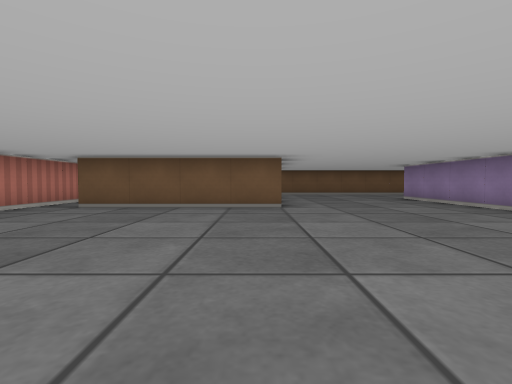
[1] (above)

17 first-person views from a walk through a cub3D maze. The camera is about half as high as the walls, tilts 2° down and sees 85° across. The floor is counted in squares. Each view is taken from the middle of a square. On the plan, view 1 faces up. The plan holds only what a view shows up to about 9 squares ahead; the rest is blank.

[2]
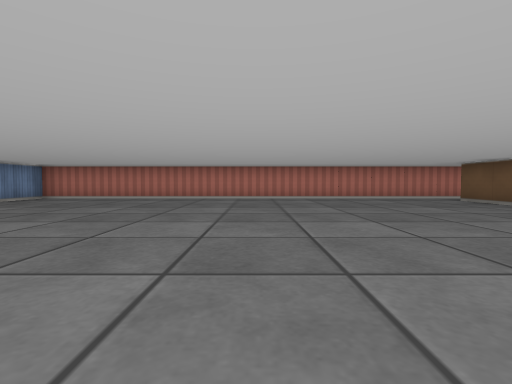

[3]
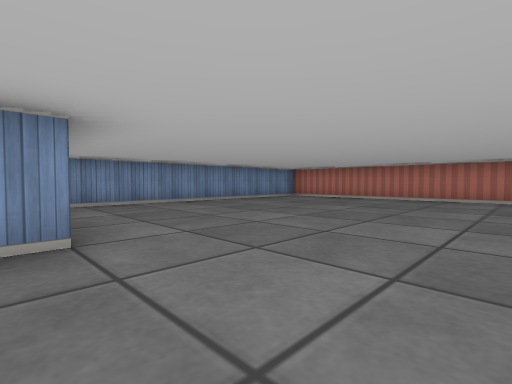

[4]
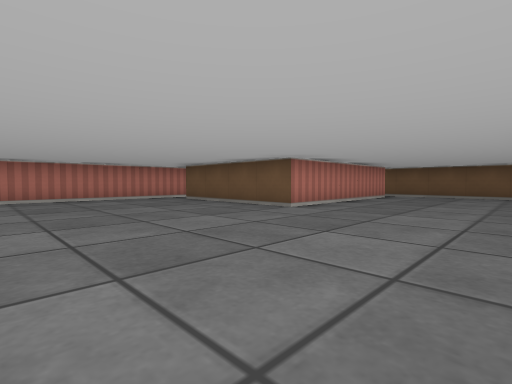

[5]
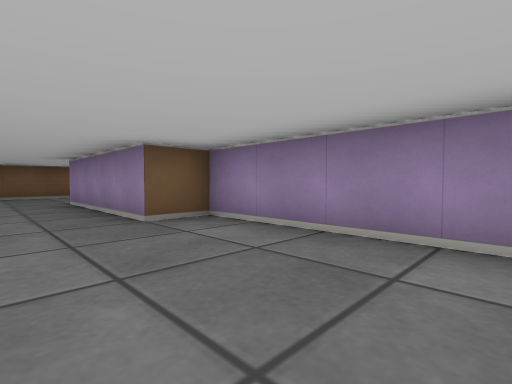

[6]
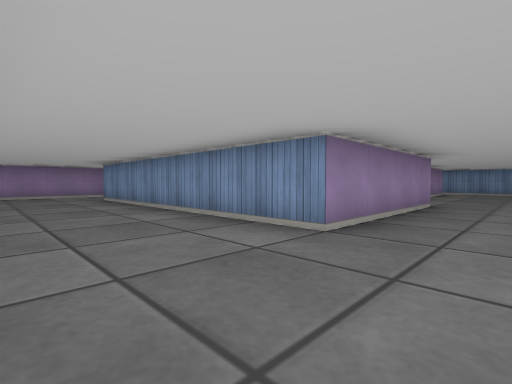

[7]
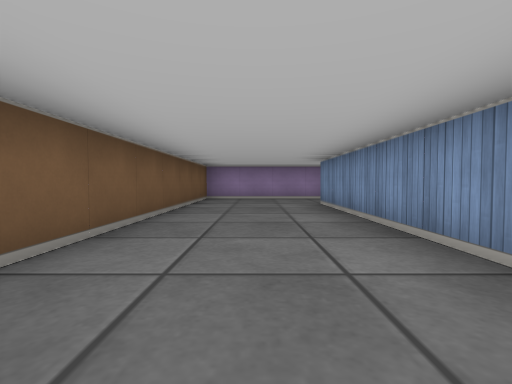

[8]
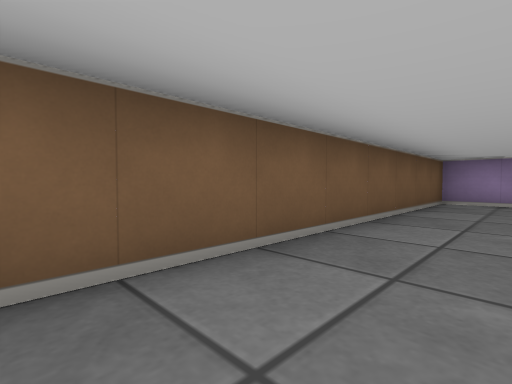

[9]
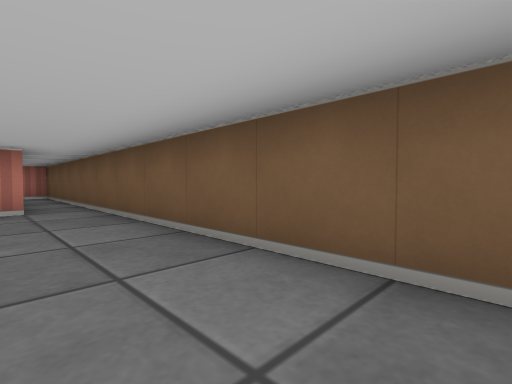

[10]
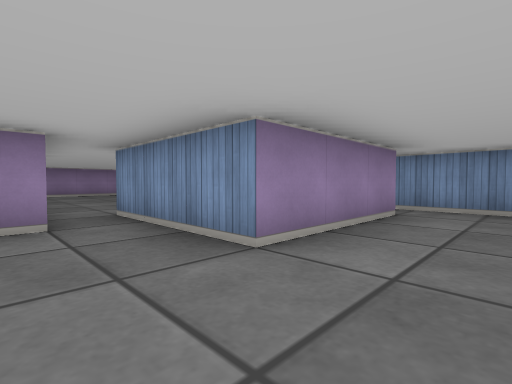

[11]
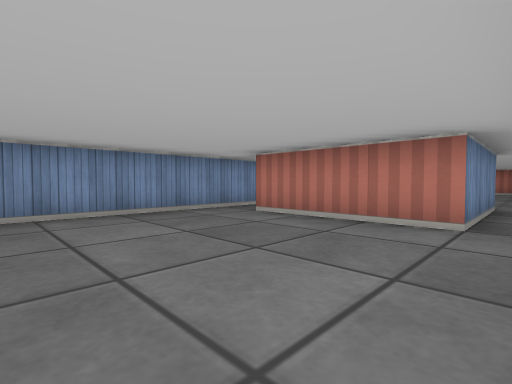

[12]
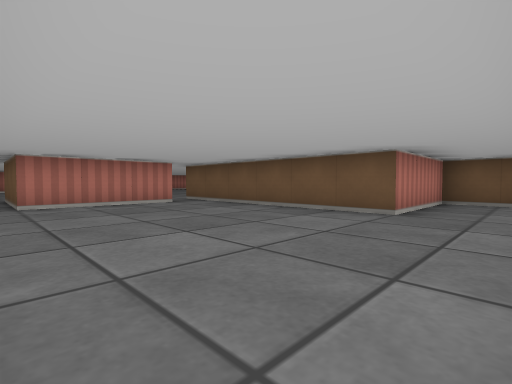

[13]
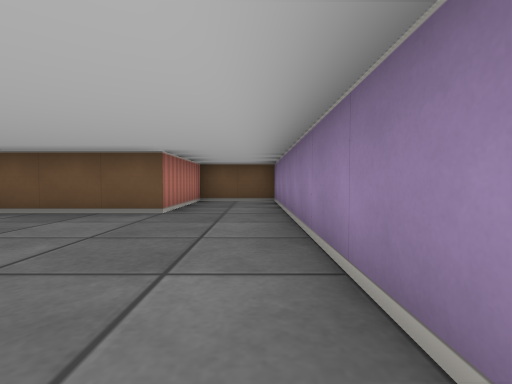

[14]
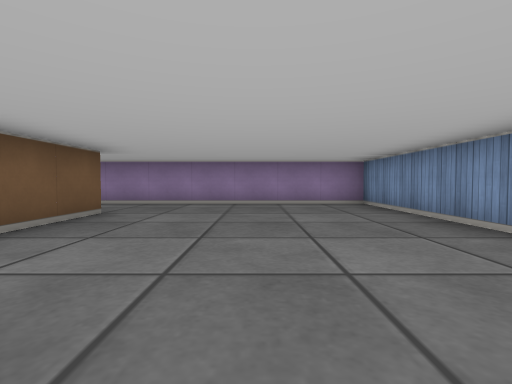

[15]
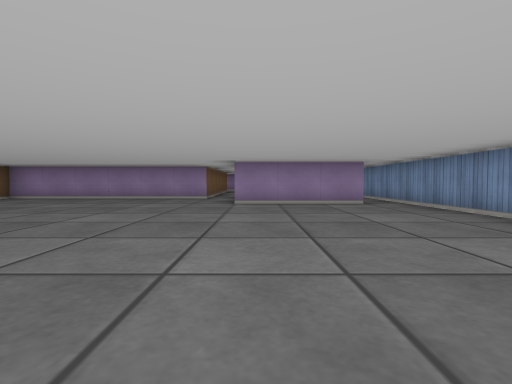

[16]
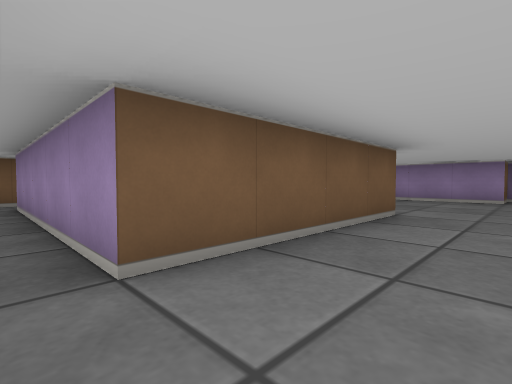

[17]
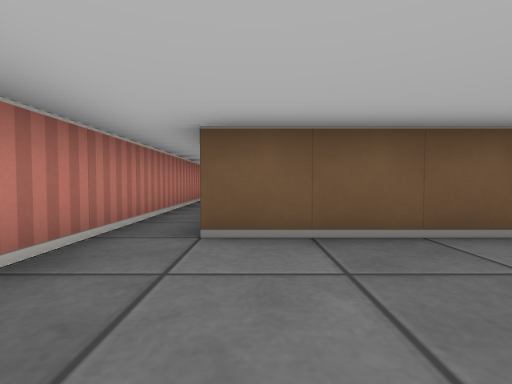

### Floor plan
Points are (right, up) in squares from view 1. A wall is a line through its corners. A room is listed if a view was taken in it or the views show most of it. See-through windows are left out.
Room 1 (views 1, 2, 3, 4, 5, 6, 7, 8, 9, 10, 15, 16, 17)
walls: (6.5, -1.5) (5.5, -1.5) (5.5, 4.5) (4.5, 4.5) (4.5, 8.5) (11.5, 8.5); (0.5, 10.6) (0.5, 5.5) (-3.5, 5.5) (-3.5, 10.5); (6.5, -5.5) (3.5, -5.5) (3.5, -2.5) (6.5, -2.5); (-4.5, 10.5) (-4.5, -6.5) (6.5, -6.5); (13.5, 8) (13.5, 11.5) (0.5, 11.5)
ways out: opening at (6, -6) to room 2; opening at (6, -2) to room 2; opening at (-4, 11) to room 3; opening at (0, 11) to room 3
Room 2 (views 11, 12, 13, 14)
walls: (6.5, -2.5) (6.5, -5.5); (6.5, -6.5) (13.5, -6.5) (13.5, 1.5) (11.5, 1.5) (11.5, -1.5) (6.5, -1.5)
ways out: opening at (6, -6) to room 1; opening at (6, -2) to room 1
Room 3 (no view inside)
walls: (0.5, 11.5) (-4.5, 11.5) (-4.5, 10.5)
ways out: opening at (-4, 11) to room 1; opening at (0, 11) to room 1

Where each view was taken, in squares from view 1:
view 1: 0 up, 0 right, facing up
view 2: 0 up, 4 right, facing left
view 3: 0 up, 4 right, facing down-left
view 4: 1 up, 4 right, facing up-left
view 5: 1 up, 3 right, facing up-right
view 6: 11 up, 3 right, facing down-right
view 7: 10 up, 5 right, facing right
view 8: 10 up, 6 right, facing up-right
view 9: 10 up, 6 right, facing up-left
view 10: 1 down, 2 right, facing down-right
view 11: 2 down, 10 right, facing down-left
view 12: 6 down, 13 right, facing up-left
view 13: 6 down, 13 right, facing up
view 14: 4 down, 7 right, facing right
view 15: 3 down, 3 left, facing right
view 16: 4 up, 4 left, facing up-right
view 17: 3 up, 3 left, facing up
